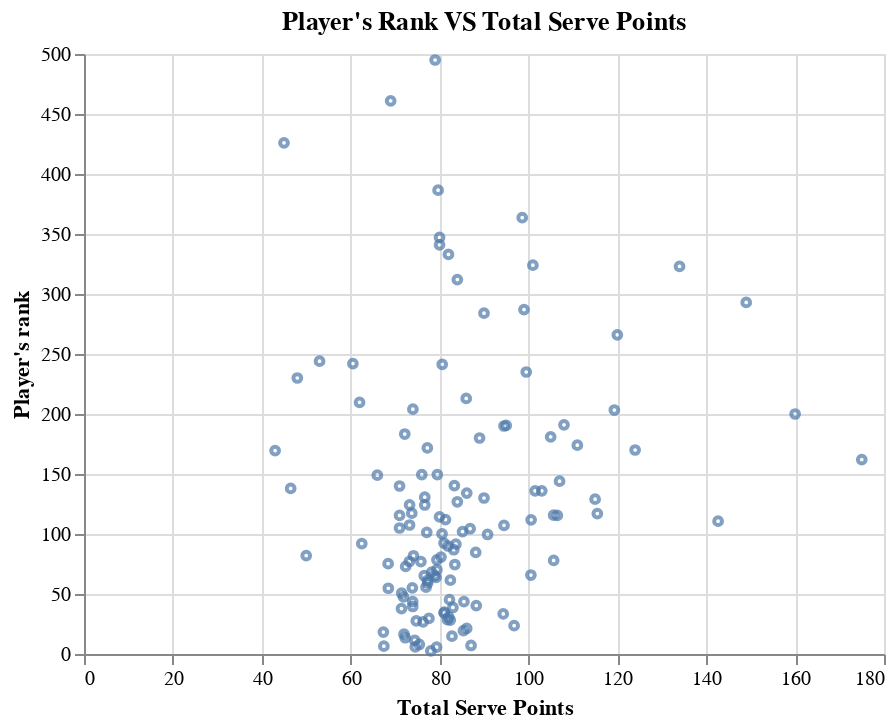

The code cell stored with this chart in its notebook:
### Code cell
tennis_chart_1st = (
    alt.Chart(tennis_train, title="Player's Rank VS Total Serve Points")
    .mark_point(size=15)
    .encode(
        x=alt.X("w_svpt", title="Total Serve Points"),
        y=alt.Y("winner_rank", title="Player's rank", scale=alt.Scale(zero=False))
    )
)
tennis_chart_1st

### Figure 1 — Vega-Lite specification as saved in the notebook (floating-point values rounded to 4 significant figures; data arrays with more than 128 entries replaced by an {"elided": "..."} marker saying what was removed)
{"config": {"view": {"continuousWidth": 400, "continuousHeight": 300}}, "data": {"name": "data-db59c2d0818f9d1da370792bc90401e7"}, "mark": {"type": "point", "size": 15}, "encoding": {"x": {"field": "w_svpt", "title": "Total Serve Points", "type": "quantitative"}, "y": {"field": "winner_rank", "scale": {"zero": false}, "title": "Player's rank", "type": "quantitative"}}, "title": "Player's Rank VS Total Serve Points", "$schema": "https://vega.github.io/schema/vega-lite/v4.17.0.json", "datasets": {"data-db59c2d0818f9d1da370792bc90401e7": {"elided": "129 records"}}}
